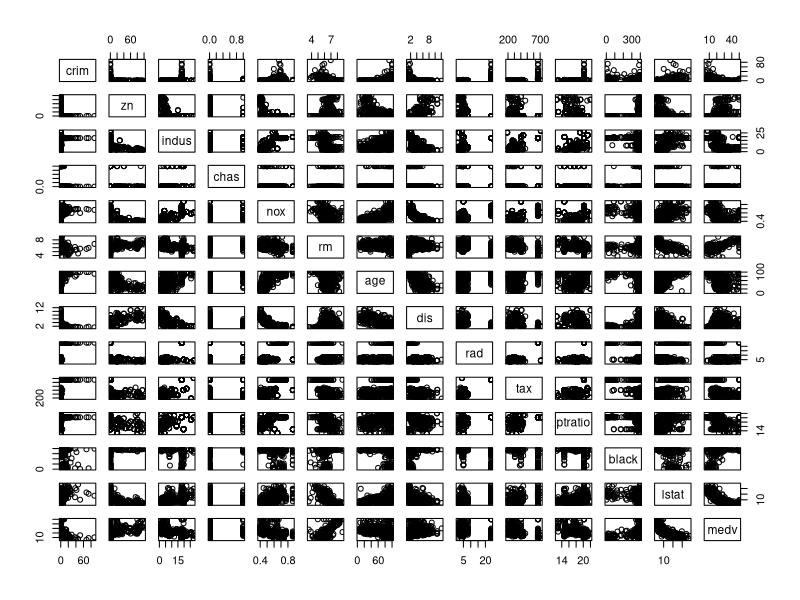
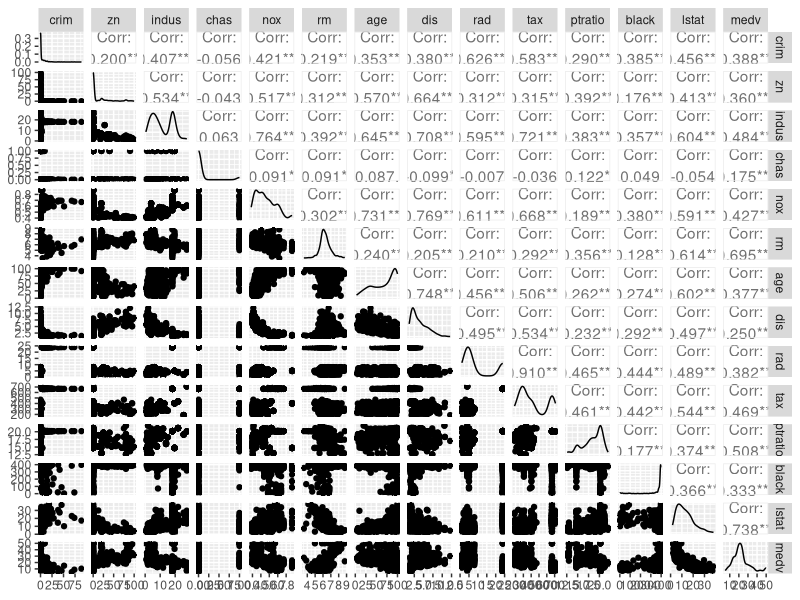
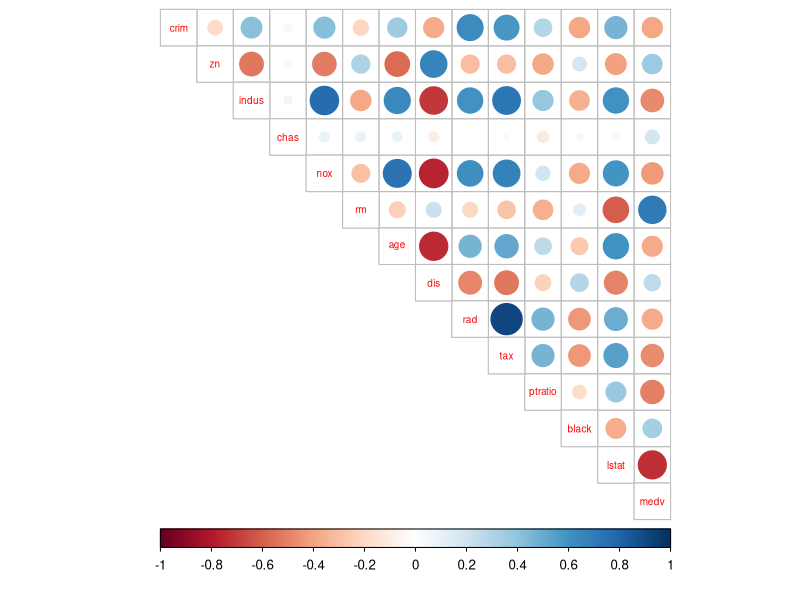
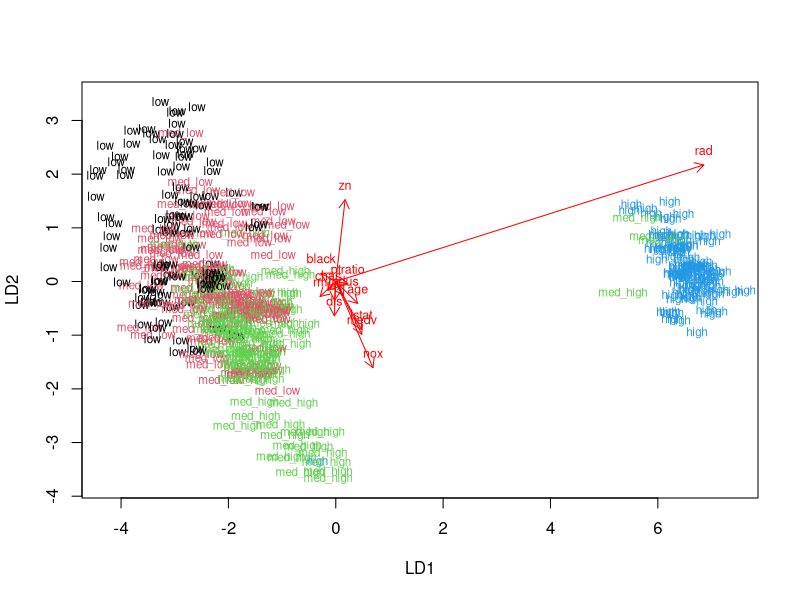
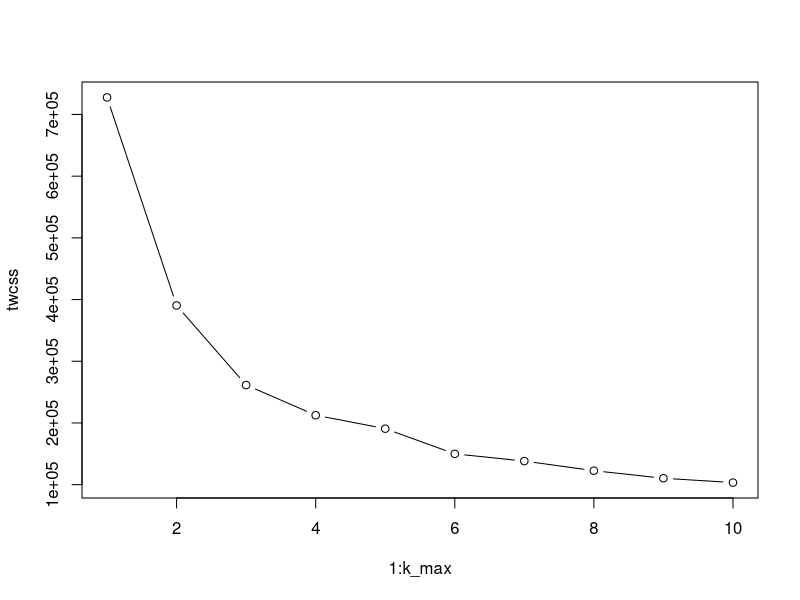
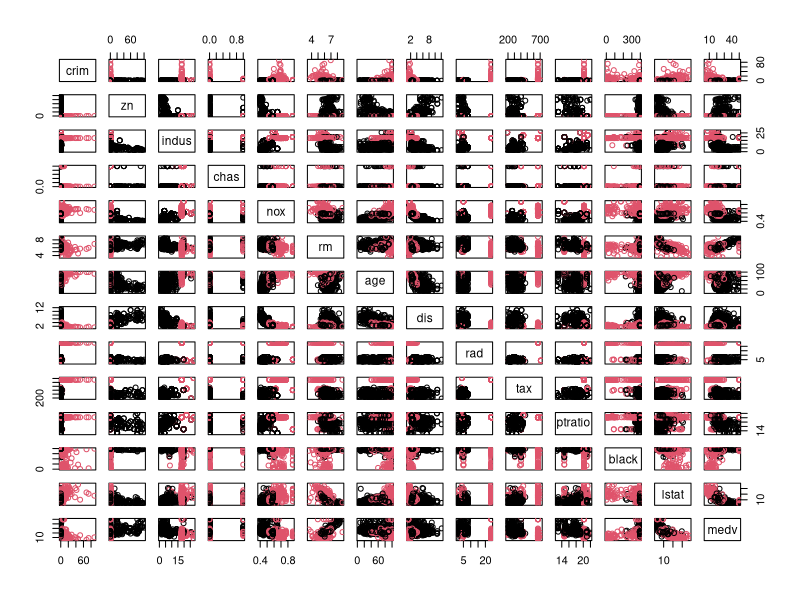

Write the R code that produced these figures, in order.
## ---- chunk 1
library(MASS)
library(tidyr); 
library(dplyr); 
library(ggplot2)
library(corrplot)

data("Boston")

str(Boston)
summary(Boston)
glimpse(Boston)

## ---- chunk 2
pairs(Boston)
library(GGally)
ggpairs(Boston, diag=list(continuous="density", discrete="bar"), axisLabels="show")

## ---- chunk 3
cor_matrix<-cor(Boston) %>% round(digits =2)
cor_matrix
## ---- chunk 4
library(corrplot)
corrplot(cor_matrix, method="circle", type = "upper", cl.pos = "b", tl.pos = "d", tl.cex = 0.6)
## ---- chunk 5
boston_scaled <- scale(Boston, center = TRUE, scale = TRUE)
summary(boston_scaled)

## ---- chunk 6
boston_scaled <- scale(Boston, center = TRUE, scale = TRUE)
class(boston_scaled)
boston_scaled <- as.data.frame(boston_scaled)
scaled_crim <- boston_scaled$crim  
summary(scaled_crim)
bins <- quantile(scaled_crim) 
bins
crime <- cut(scaled_crim, breaks = bins, labels = c("low", "med_low", "med_high", "high"), include.lowest = TRUE)

## ---- chunk 7
table(crime)
## ---- chunk 8
boston_scaled <- dplyr::select(boston_scaled, -crim)
boston_scaled <- data.frame(boston_scaled, crime)
## ---- chunk 9
n <- nrow(boston_scaled)
ind <- sample(n,  size = n * 0.8)
train <- boston_scaled[ind,]
test <- boston_scaled[-ind,]
## ---- chunk 10
lda.fit <- lda(crime ~ ., data = train)
lda.fit
## ---- chunk 11
lda.fit <- lda(crime ~ ., data = train)

lda.arrows <- function(x, myscale = 1, arrow_heads = 0.1, color = "red", tex = 0.75, choices = c(1,2)){
  heads <- coef(x)
  arrows(x0 = 0, y0 = 0, 
         x1 = myscale * heads[,choices[1]], 
         y1 = myscale * heads[,choices[2]], col=color, length = arrow_heads)
  text(myscale * heads[,choices], labels = row.names(heads), 
       cex = tex, col=color, pos=3)
}

classes <- as.numeric(train$crime)

plot(lda.fit, dimen = 2, col = classes, pch = classes)
lda.arrows(lda.fit, myscale = 2)

## ---- chunk 12
lda.pred <- predict(lda.fit, newdata = test)
table(correct = test$crime, predicted = lda.pred$class)
## ---- chunk 13
dist_eu <- dist(boston_scaled, method = "euclidean")
summary(dist_eu)
## ---- chunk 14
km <-kmeans(dist_eu, centers = 4)

## ---- chunk 15
set.seed(123)
k_max <- 10
twcss <- sapply(1:k_max, function(k){kmeans(dist_eu, k)$tot.withinss})
plot(1:k_max, twcss, type='b')
km <-kmeans(dist_eu, centers = 2)
pairs(Boston, col = km$cluster)
